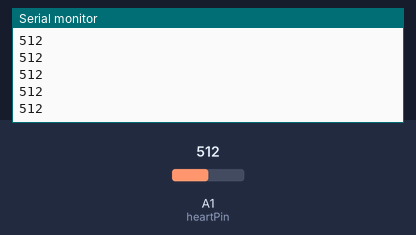
Simulated run of this sketch. Board: Arduino Uno, built with avr-gcc and run on an emulated ATmega328P. Shown: the last lines printed to the serial monitor. Inputs (shaded band) come from the test bench; at power-on: A1 (heartPin) = 512.

Above: at 1.2 s.
1.3 s: A1 (heartPin) set to 716
At 2.1 s:
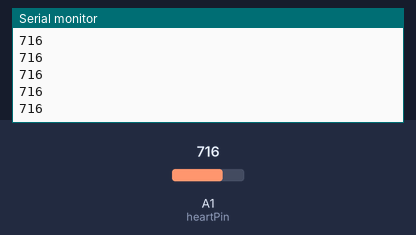
2.8 s: A1 (heartPin) set to 900
At 3.5 s:
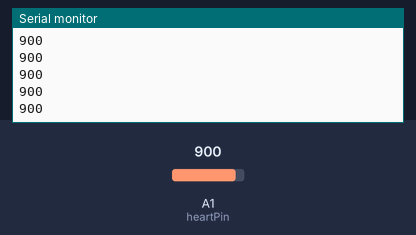
Timing chart, 0 to 5.8 s (numbered marks = the images above; inputs shaded):
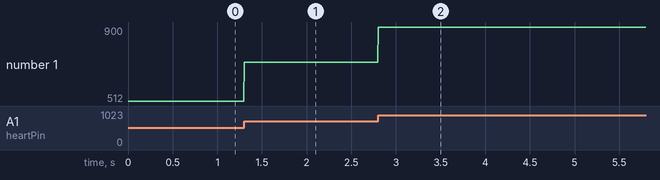

The sketch:

sketch_may31c.ino
```cpp
/*!
* @file HeartRateMonitor.ino
* @brief HeartRateMonitor.ino  Sampling and ECG output
*
*  Real-time sampling and ECG output
*
* @author linfeng(490289303@qq.com)
* @version  V1.0
* @date  2016-4-5
*/

#include <TimeLib.h>

#define TIME_MSG_LEN 11 // time sync to PC is HEADER followed by Unix time_t as ten ASCII digits
#define TIME_HEADER 'T' // Header tag for serial time sync message
#define TIME_REQUEST 7 // ASCII bell character requests a time sync message

const int heartPin = A1;

void setup() {
  //Serial.println(millis());
  //Serial.println(now());
  Serial.begin(115200);
}

void loop() {
  //myPrintf("%02d:%02d:%02d", hour(), minute(), second() );
  int heartValue = analogRead(heartPin);
  Serial.println(heartValue);
  delay(5);
}

void myPrintf(char *fmt, ...){
  char buf[128];
  va_list args;
  va_start(args, fmt);
  vsnprintf(buf, 128, fmt, args);
  va_end(args);
  Serial.print(buf);
}

/******************************************************************************
  Copyright (C) <2016>  <jianghao>
  This program is free software: you can redistribute it and/or modify
  it under the terms of the GNU General Public License as published by
  the Free Software Foundation, either version 3 of the License, or
  (at your option) any later version.
  This program is distributed in the hope that it will be useful,
  but WITHOUT ANY WARRANTY; without even the implied warranty of
  MERCHANTABILITY or FITNESS FOR A PARTICULAR PURPOSE.  See the
  GNU General Public License for more details.
  You should have received a copy of the GNU General Public License
  along with this program.  If not, see <http://www.gnu.org/licenses/>.
  Contact: hao.jiang@dfrobot.com
 ******************************************************************************/
```

Measured:
- after the input at 1.3 s, the serial monitor: prints a new line at once (image 1)
- after the input at 2.8 s, the serial monitor: prints a new line at once (image 2)
- plotted number 1: 512 → 716 after the input at 1.3 s, 716 → 900 after the input at 2.8 s
